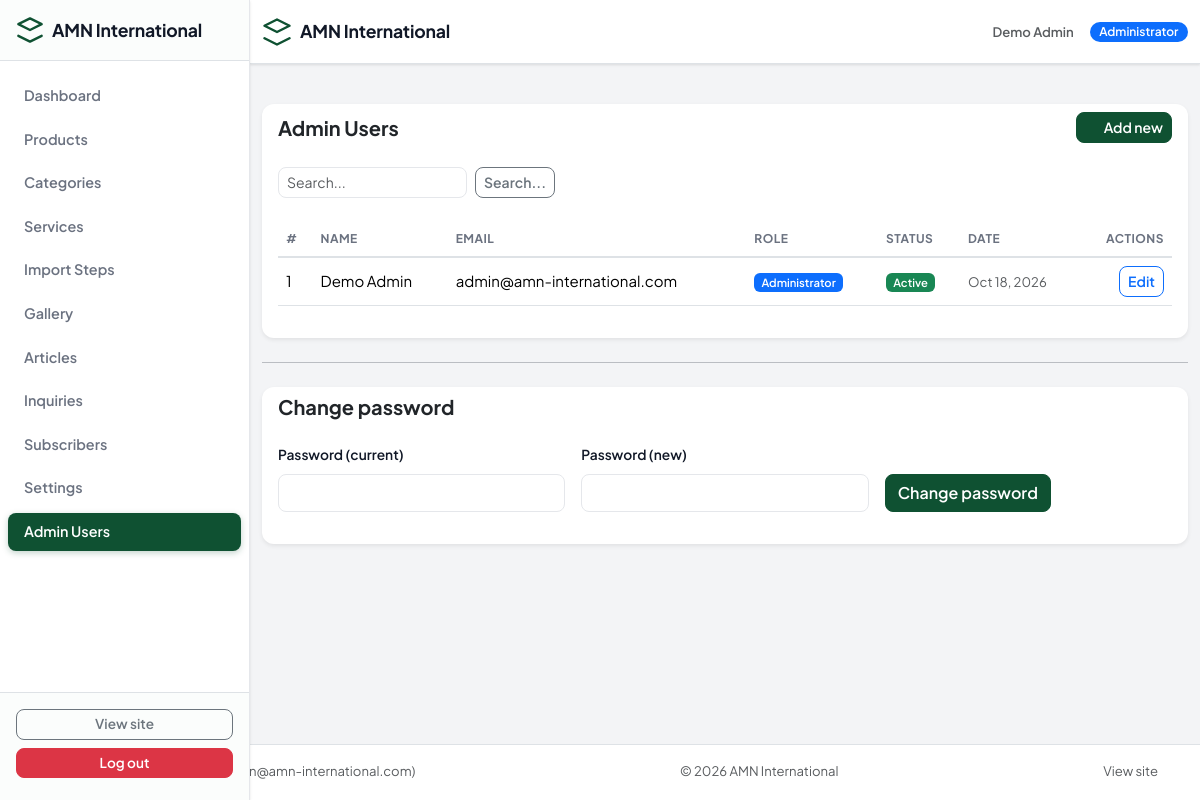
Page /admin/users (signed in) on the committed database.
### tables this page shows
CREATE TABLE `users` (
  `id` int(10) UNSIGNED NOT NULL,
  `name` varchar(120) NOT NULL,
  `email` varchar(190) NOT NULL,
  `password` varchar(255) NOT NULL,
  `role` enum('admin','editor') NOT NULL DEFAULT 'admin',
  `is_active` tinyint(1) NOT NULL DEFAULT 1,
  `is_banned` tinyint(1) NOT NULL DEFAULT 0,
  `last_login` datetime DEFAULT NULL,
  `created_at` datetime NOT NULL,
  `updated_at` datetime NOT NULL
);

### app/Views/admin/users/index.php (the view, shortened to what the rows shown need)
<div class="card border-0 shadow-sm">
    <div class="card-header d-flex justify-content-between align-items-center bg-transparent border-0">
        <h5 class="fw-bold mb-0"><?= __('admin.users') ?></h5>
        <a class="btn btn-primary btn-sm" href="<?= e(url('admin/users/create')) ?>"><?= icon('headset', 16) ?> <?= __('admin.new') ?></a>
    </div>
    <div class="card-body">
        <form class="row g-2 mb-4" method="get" action="<?= e(url('admin/users')) ?>">
            <div class="col-auto"><input class="form-control form-control-sm" type="search" name="q" placeholder="Search..." value="<?= e($q) ?>"></div>
            <div class="col-auto"><button class="btn btn-sm btn-outline-secondary"><?= __('admin.search') ?></button></div>
        </form>
        <div class="table-responsive">
            <table class="table table-hover align-middle">
                <thead><tr><th>#</th><th><?= __('admin.name') ?></th><th><?= __('admin.email') ?></th><th><?= __('admin.role') ?></th><th><?= __('admin.status') ?></th><th><?= __('admin.date') ?></th><th class="text-end"><?= __('admin.actions') ?></th></tr></thead>
                <tbody>
                <?php foreach ($users as $u): ?>
                    <tr>
                        <td><?= (int)$u['id'] ?></td>
                        <td><?= e($u['name']) ?></td>
                        <td><?= e($u['email']) ?></td>
                        <td><span class="badge text-bg-<?= $u['role'] === 'admin' ? 'primary' : 'secondary' ?> small"><?= $u['role'] === 'admin' ? __('admin.role_admin') : __('admin.role_editor') ?></span></td>
                        <td><span class="badge text-bg-<?= $u['is_active'] ? 'success' : 'secondary' ?> small"><?= $u['is_active'] ? __('admin.active') : __('admin.inactive') ?></span></td>
                        <td class="small text-muted"><?= e(format_date($u['created_at'])) ?></td>
                        <td class="text-end">
                            <a class="btn btn-sm btn-outline-primary" href="<?= e(url('admin/users/' . $u['id'] . '/edit')) ?>"><?= __('admin.edit') ?></a>
                        </td>
                    </tr>
                <?php endforeach; ?>
                </tbody>
            </table>
        </div>
    </div>
</div>
<hr class="my-4">
<div class="card border-0 shadow-sm">
    <div class="card-header bg-transparent border-0"><h5 class="fw-bold mb-0"><?= __('admin.change_password') ?></h5></div>
    <div class="card-body">
        <form id="password-form" method="post" action="<?= e(url('admin/profile/password')) ?>">
            <div class="row g-3">
                <div class="col-md-4"><label class="form-label"><?= __('fields.password') ?> (current)</label><input type="password" name="current_password" class="form-control" required></div>
                <div class="col-md-4"><label class="form-label"><?= __('fields.password') ?> (new)</label><input type="password" name="new_password" class="form-control" required minlength="8"></div>
                <div class="col-md-4 d-flex align-items-end"><button class="btn btn-primary" type="submit"><?= __('admin.change_password') ?></button></div>
            </div>
        </form>
    </div>
</div>

### app/Core/Router.php (shortened to what the rows shown need)
<?php
class Router
{
    private array $routes = [];
    public function add(string $method, string $pattern, array $handler): void
    {
        $regex = '#^' . preg_replace('#\{([a-zA-Z_]+)\}#', '(?P<$1>[^/]+)', trim($pattern, '/')) . '$#u';
        $this->routes[] = [
            'method'  => strtoupper($method),
            'pattern' => trim($pattern, '/'),
            'regex'   => $regex,
            'handler' => $handler,
        ];
    }
    public function dispatch(string $method, string $path): void
    {
        $path = trim(rawurldecode($path), '/');
        foreach ($this->routes as $route) {
            if (!preg_match($route['regex'], $path, $matches)) {
                continue;
            }
            $params = array_filter($matches, 'is_string', ARRAY_FILTER_USE_KEY);
            [$class, $action] = $route['handler'];
            $controller = new $class();
            $controller->$action(...array_values($params));
            return;
        }
    }
}

### app/Views/layouts/admin.php (shortened to what the rows shown need)
<?php
$user = App\Core\Auth::user();
$navItems = [
    ['label' => __('admin.dashboard'),   'path' => '/admin',                            'icon' => 'grid'],
    ['label' => __('admin.products'),    'path' => '/admin/products',                   'icon' => 'box'],
    ['label' => __('admin.categories'),  'path' => '/admin/categories',                 'icon' => 'tag'],
    ['label' => __('admin.services'),    'path' => '/admin/services',                   'icon' => 'settings'],
    ['label' => __('admin.steps'),       'path' => '/admin/steps',                      'icon' => 'list'],
    ['label' => __('admin.gallery'),     'path' => '/admin/gallery',                    'icon' => 'image'],
    ['label' => __('admin.articles'),    'path' => '/admin/articles',                   'icon' => 'doc'],
    ['label' => __('admin.inquiries'),   'path' => '/admin/inquiries',                  'icon' => 'quote'],
    ['label' => __('admin.subscribers'), 'path' => '/admin/subscribers',                'icon' => 'mail'],
    ['label' => __('admin.settings'),    'path' => '/admin/settings',                   'icon' => 'gear'],
    ['label' => __('admin.users'),       'path' => '/admin/users',                      'icon' => 'headset'],
];
$currentPath = parse_url($_SERVER['REQUEST_URI'] ?? '/', PHP_URL_PATH) ?? '/';
?>
<!DOCTYPE html>
<html lang="en" class="admin-html">
<head>
    <link rel="stylesheet" href="https://cdn.jsdelivr.net/npm/bootstrap@5.3.2/dist/css/bootstrap.min.css">
    <link rel="stylesheet" href="<?= e(asset('css/admin.css')) ?>">
</head>
<body class="d-flex flex-column min-vh-100 admin-body">
<aside class="admin-sidebar" id="adminSidebar">
    <div class="admin-sidebar-brand d-flex align-items-center gap-2 px-3 py-3 border-bottom">
        <svg width="28" height="28" viewBox="0 0 24 24" fill="none" stroke="currentColor" stroke-width="2" stroke-linecap="round" stroke-linejoin="round"><path d="M12 2L2 7l10 5 10-5-10-5z"/><path d="M2 17l10 5 10-5"/></svg>
        <span class="fw-bold d-none d-sm-inline admin-sidebar-brand-text"><?= e(setting('company_name')) ?></span>
    </div>
    <nav class="admin-sidebar-nav flex-grow-1 py-3">
        <ul class="list-unstyled ps-0 mb-0">
            <?php foreach ($navItems as $item): ?>
                <?php
                $isActive = $item['path'] === '/admin'
                    ? ($currentPath === rtrim(BASE_URL, '/') . '/admin' || ($currentPath === rtrim(BASE_URL, '/')))
                    : strpos($currentPath, BASE_URL . rtrim($item['path'], '/')) === 0;
                ?>
                <li class="mb-1">
                    <a class="admin-nav-link d-flex align-items-center gap-2 px-3 py-2 rounded-3 text-decoration-none <?php echo $isActive ? 'active' : '' ?>"
                       href="<?= e(url($item['path'])) ?>"
                       aria-current="<?php echo $isActive ? 'page' : 'false' ?>">
                        <span class="admin-nav-label d-none d-sm-inline"><?= e($item['label']) ?></span>
                    </a>
                </li>
            <?php endforeach; ?>
        </ul>
    </nav>
    <div class="admin-sidebar-footer border-top p-3">
        <a class="btn btn-outline-secondary btn-sm w-100 mb-2" href="<?= e(url('/')) ?>" target="_blank" rel="noopener"><?= __('admin.view_site') ?></a>
        <a class="btn btn-danger btn-sm w-100" href="<?= e(url('admin/logout')) ?>" onclick="return confirm('<?= e(__('admin.confirm_delete')) ?>')"><?= __('admin.logout') ?></a>
    </div>
</aside>
<header class="admin-header border-bottom">
    <div class="container d-flex align-items-center justify-content-between py-2">
        <a class="navbar-brand d-none d-sm-flex align-items-center gap-2 text-decoration-none" href="<?= e(url('admin')) ?>">
            <svg width="30" height="30" viewBox="0 0 24 24" fill="none" stroke="currentColor" stroke-width="2" stroke-linecap="round" stroke-linejoin="round"><path d="M12 2L2 7l10 5 10-5-10-5z"/><path d="M2 17l10 5 10-5"/></svg>
            <span class="fw-bold admin-sidebar-brand-text"><?= e(setting('company_name')) ?></span>
        </a>
        <div class="d-flex align-items-center gap-3">
            <span class="d-none d-sm-inline text-muted small admin-header-user"><?= e($user['name'] ?? '') ?></span>
            <span class="badge bg-primary text-white d-none d-sm-inline admin-header-role"><?= __('admin.role_admin') ?></span>
        </div>
    </div>
</header>
<main class="admin-main flex-grow-1">
    <div class="container mt-4 flex-grow-1">
        <?= $content ?? '' ?>
    </div>
</main>
<footer class="mt-auto py-3 border-top admin-footer">
    <div class="container text-muted small d-flex flex-column flex-sm-row align-items-center justify-content-between gap-2">
        <span><?= __('admin.role_admin') ?>: <?= e($user['name'] ?? '') ?> (<?= e($user['email'] ?? '') ?>)</span>
        <span>&copy; <?= date('Y') ?> <?= e(setting('company_name')) ?></span>
        <a class="text-decoration-none text-muted" href="<?= e(url('/')) ?>"><?= __('admin.view_site') ?></a>
    </div>
</footer>
</body>
</html>

### rows in the picture
users: name "Demo Admin", id "1", email "admin@amn-international.com", created_at "Oct 18, 2026"

### other values in the picture
$item['label'] "Dashboard"
$item['label'] "Products"
$item['label'] "Categories"
$item['label'] "Services"
$item['label'] "Import Steps"
$item['label'] "Gallery"
$item['label'] "Articles"
$item['label'] "Inquiries"
$item['label'] "Subscribers"
$item['label'] "Settings"
$item['label'] "Admin Users"
